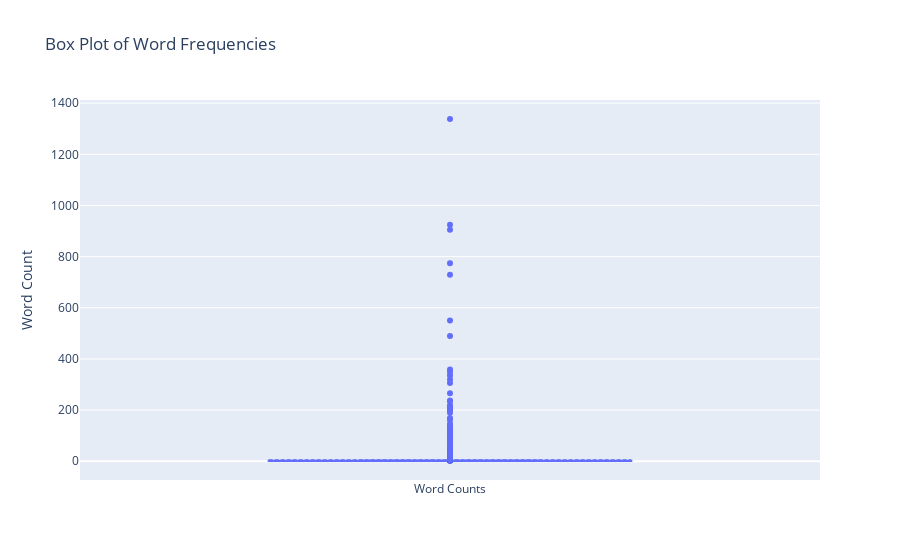

Notebook cell for this chart:
### Code cell
from collections import Counter
import plotly.graph_objects as go
 
box_trace = go.Box(
    y=list(cnt.values()),          # Data for the y-axis (word counts)
    name="Word Counts",  # Name of the trace (displayed in the legend)
    boxmean=True         # This will display the mean along with the median
)

# Create a figure and add the box plot trace to it
fig = go.Figure(data=[box_trace]) # Display the plot
fig.update_layout(
    title="Box Plot of Word Frequencies",
    yaxis_title="Word Count"
)

fig.show()

### Figure 1 — Plotly figure (JSON) as saved in the notebook; plotly's stock layout.template omitted (floating-point values rounded to 4 significant figures; data arrays with more than 128 entries replaced by an {"elided": "..."} marker saying what was removed)
{"data": [{"boxmean": true, "name": "Word Counts", "type": "box", "y": {"elided": "8121 int values"}}], "layout": {"title": {"text": "Box Plot of Word Frequencies"}, "yaxis": {"title": {"text": "Word Count"}}}}
